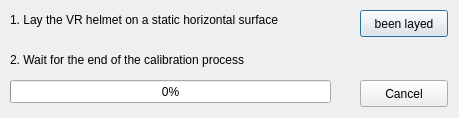
<?xml version="1.0" encoding="UTF-8"?>
<ui version="4.0">
 <class>RotateCalibrationDlg</class>
 <widget class="QDialog" name="RotateCalibrationDlg">
  <property name="geometry">
   <rect>
    <x>0</x>
    <y>0</y>
    <width>459</width>
    <height>118</height>
   </rect>
  </property>
  <property name="windowTitle">
   <string>VR Helmet calibration</string>
  </property>
  <property name="modal">
   <bool>true</bool>
  </property>
  <widget class="QLabel" name="label">
   <property name="geometry">
    <rect>
     <x>10</x>
     <y>10</y>
     <width>341</width>
     <height>19</height>
    </rect>
   </property>
   <property name="text">
    <string>1. Lay the VR helmet on a static horizontal surface</string>
   </property>
  </widget>
  <widget class="QPushButton" name="laid_btn_">
   <property name="geometry">
    <rect>
     <x>360</x>
     <y>10</y>
     <width>88</width>
     <height>27</height>
    </rect>
   </property>
   <property name="text">
    <string>been layed</string>
   </property>
  </widget>
  <widget class="QProgressBar" name="bar">
   <property name="geometry">
    <rect>
     <x>10</x>
     <y>80</y>
     <width>321</width>
     <height>23</height>
    </rect>
   </property>
   <property name="maximum">
    <number>10000</number>
   </property>
   <property name="value">
    <number>0</number>
   </property>
  </widget>
  <widget class="QLabel" name="label_2">
   <property name="geometry">
    <rect>
     <x>10</x>
     <y>50</y>
     <width>331</width>
     <height>19</height>
    </rect>
   </property>
   <property name="text">
    <string>2. Wait for the end of the calibration process</string>
   </property>
  </widget>
  <widget class="QPushButton" name="cancel_btn_">
   <property name="geometry">
    <rect>
     <x>360</x>
     <y>80</y>
     <width>88</width>
     <height>27</height>
    </rect>
   </property>
   <property name="text">
    <string>Cancel</string>
   </property>
  </widget>
 </widget>
 <resources/>
 <connections/>
</ui>
